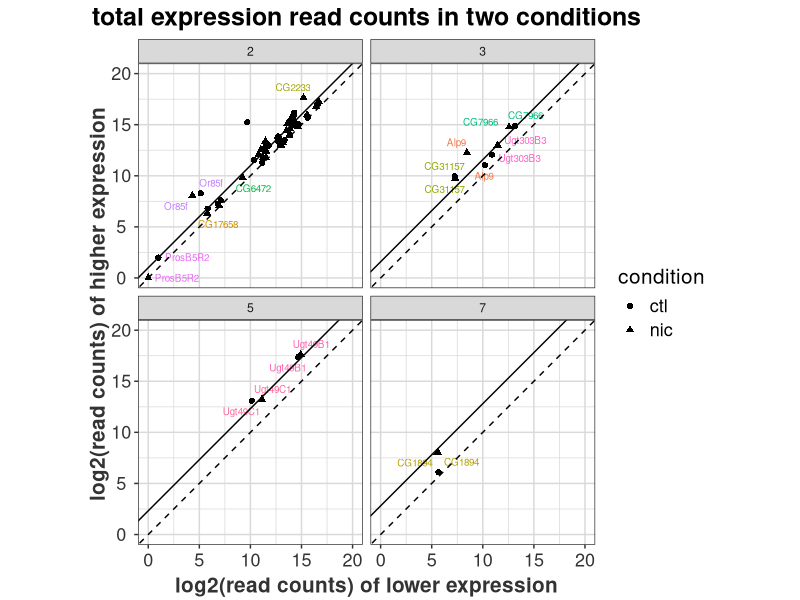

Recreate this plot in R.
library(ggplot2)
library(ggrepel)

setwd("~/cloud/para/gene_expression")
tp <- read.table('total_point.txt', header=T)
tp$copy_max <- as.character(tp$copy_max)

fp5 <- ggplot(data = tp) + 
     geom_point(aes(x=log2( 1 + (count_a3 + count_a4)/2 - abs(count_a3-count_a4)/2), y=log2( 1 + (count_a3+  count_a4)/2 + abs(count_a3-count_a4)/2 ),shape=condition), size = 1.8) + 
    scale_shape_manual(values=c(16,17)) +  
    #scale_fill_manual(values = c('1'='gray60','2'='darkcyan','3'='hotpink2','5'='green','7'='black','9'='orange')) +
    #geom_point(aes(x=log2(count_a3), y=log2(count_a4), color=Gene, shape=condition), size=3) + 
    geom_text_repel(aes(log2( 1 + (count_a3 + count_a4)/2 - abs(count_a3-count_a4)/2), y =log2( 1 + (count_a3+  count_a4)/2 + abs(count_a3-count_a4)/2 ) , label = geneName,color=geneName), size= 2.5) + 
    #geom_text_repel(aes(x=log2(count_a3), y= log2(count_a4), label = Gene, color= Gene)) + 
    coord_fixed(ratio=1, xlim=c(0,20), ylim=c(0,20)) + 
    geom_abline(slope=1, intercept = 0, linetype='dashed') +
    geom_abline(aes(slope = slope, intercept = int)) + 
    #geom_abline(slope=1, intercept = log2(5)) + 
    #geom_abline(slope=1, intercept = log2(7)) + 
    labs(x="log2(read counts) of lower expression" , y="log2(read counts) of higher expression", title ="total expression read counts in two conditions") +
    guides(color=FALSE, fill=FALSE) + 
    theme_bw() +
    theme(
        #legend.position = c(0.8,0.1),
        legend.title = element_text(size=15),
        legend.text=element_text(size=13),
        panel.grid = element_line(color="grey85"),  
        plot.title = element_text(size = 18, face = "bold",hjust=.5),
        axis.text.x = element_text(colour="grey20",size=13,hjust=.5,vjust=.5,face="plain"),
        axis.text.y = element_text(colour="grey20",size=13,hjust=.5,vjust=.5,face="plain"),
        axis.title.x = element_text(colour="grey20",size=15,hjust=.5,vjust=0,face="bold"), 
        #axis.title = element_blank(),
        axis.title.y = element_text(colour="grey20",size=15,hjust=.5,vjust=.5,face="bold")) + 
    facet_wrap(~copy_max)

